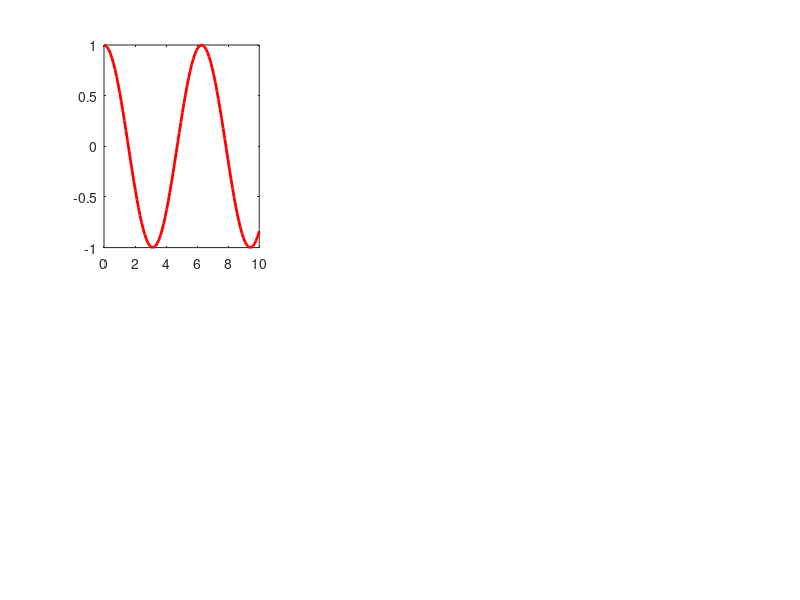

Write MATLAB code to recreate this figure. (Note: this script raises an error after producing the figure.)
e= linspace(0,10);
f1 = cos(e);
f2 = sin(e);
f3 = e.^2+2*e;
f4= log10(e);

subplot(2,3,1)
plot(e, f1, 'r', 'linewidth',2)
elabel('e')
ylabel('cos (e)')
subplot(2,3,2)
plot(e, f2, 'b', 'linewidth',2)
subplot(2,3,3)
plot(e, f3, 'g', 'linewidth',2)
subplot(2,3,4)
plot(e, f4, 'm', 'linewidth',2)
